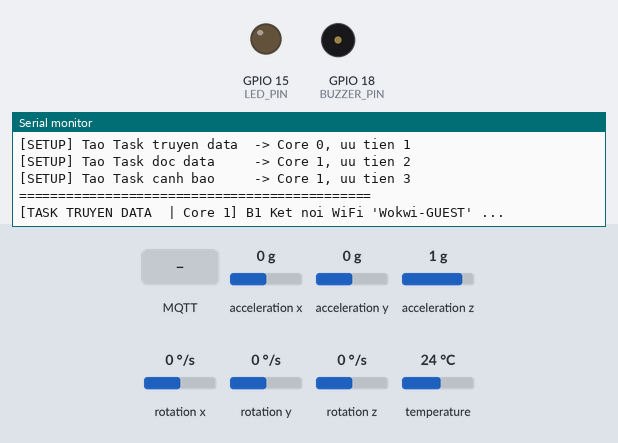
The sketch below on a simulated ESP32. Parts: output pins drawn as LEDs (lit = HIGH), buzzer (waves = sounding, pin HIGH), the last lines printed to the serial monitor. Inputs (shaded band) come from the test bench; at power-on: acceleration x 0 g, acceleration y 0 g, acceleration z 1 g, rotation x 0 °/s, rotation y 0 °/s, rotation z 0 °/s, temperature 24 °C. WiFi joins after 1.5 s; servers stay silent unless stated; random numbers use the default seed unless the sketch sets one; no MQTT or app messages arrive unless stated.

Above: at 1.2 s.
1.3 s: MQTT message "ON" arrives on the first subscribed topic
At 2.6 s:
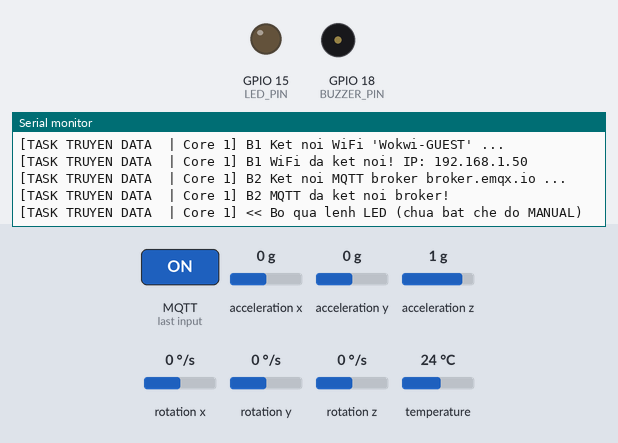
3.0 s: MQTT message "ON" arrives on the second subscribed topic
4.5 s: MQTT message "ON" arrives on the third subscribed topic
At 5.8 s:
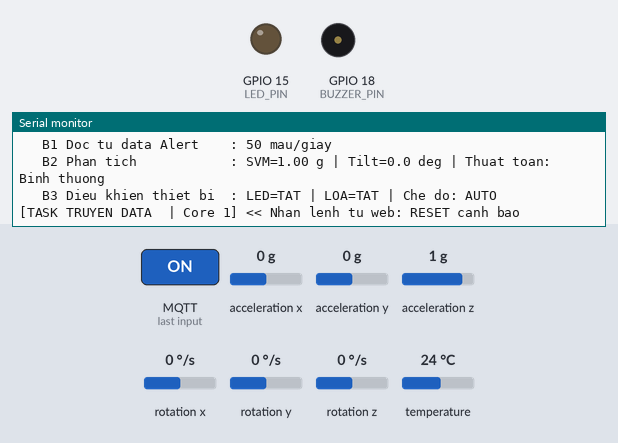

Measured:
- after the input at 1.3 s, the serial monitor: prints a new line after 0.31 s (image 1)
- after the input at 4.5 s, the serial monitor: prints a new line at once (image 2)

The sketch:

lab3_de5_code.ino
```cpp
/*
  Lab 3 - Đề 5: Fall Detection + FreeRTOS (ESP32 + MPU6050 + MQTT)

  TaskReadData (Core 1, prio 2): đọc MPU6050 mỗi 20 ms (50 Hz)
                                 -> dataAlert mỗi 20 ms, -> dataQueue mỗi 500 ms
  TaskSendData (Core 0, prio 1): WiFi + MQTT; đọc dataQueue -> publish; nhận lệnh từ web
  TaskAlert    (Core 1, prio 3): đọc dataAlert -> thuật toán té ngã -> LED / LOA

  Thứ tự in khối Serial (nối đuôi bằng binary semaphore):
     TRUYEN DATA  ->  DOC DATA  ->  CANH BAO

  [BAN SUA] Các chỗ đã sửa được đánh dấu bằng "[FIX 1]", "[FIX 2]", "[FIX 3]", "[OPT]"
*/
#include <WiFi.h>
#include <PubSubClient.h>
#include <Wire.h>
#include <stdarg.h>
#include <Adafruit_MPU6050.h>
#include <Adafruit_Sensor.h>

// ====================== 1. CẤU HÌNH ======================
#define PREFIX "lab3de5_DuongKimTungDuong_231432199"

// 1: gọi WiFi.begin() trong setup() (giống Lab 2), Task Core 0 chờ kết nối và báo trạng thái
// 0: Task truyền data tự gọi WiFi.begin() trên Core 0
#define WIFI_BEGIN_IN_SETUP 1

const char* ssid        = "Wokwi-GUEST";
const char* password    = "";
const char* mqtt_server = "broker.emqx.io";
const int   mqtt_port   = 1883;

// Topic gửi lên (publish)
const char* T_ACCEL  = PREFIX "/mpu6050/accel";
const char* T_ANGLE  = PREFIX "/mpu6050/angle";
const char* T_STATUS = PREFIX "/status";
// Topic nhận về (subscribe)
const char* T_LED    = PREFIX "/device/led";
const char* T_BUZZER = PREFIX "/device/buzzer";
const char* T_RESET  = PREFIX "/device/reset";
const char* T_MANUAL = PREFIX "/device/manual";

// Chân kết nối
#define LED_PIN    15
#define BUZZER_PIN 18
// MPU6050: SDA = GPIO21, SCL = GPIO22

// Ngưỡng thuật toán
const float IMPACT_G   = 1.8;
const float ANGLE_FALL = 60.0;
const float STILL_LOW  = 0.8;
const float STILL_HIGH = 1.2;
const unsigned long CONFIRM_MS = 3000;

// Chu kỳ
const int READ_PERIOD_MS  = 20;     // đọc cảm biến: 50 lần/giây
const int SEND_EVERY_MS   = 500;    // đưa dữ liệu vào dataQueue (publish MQTT)
const int PRINT_EVERY_MS  = 3000;   // chu kỳ in một "vòng" 3 khối Serial
const int PRINT_TIMEOUT_MS = 1500;  // quá thời gian này mà chưa tới lượt thì Task đọc tự in

// ====================== 2. CẤU TRÚC DỮ LIỆU ======================
typedef struct {
  float ax, ay, az;   // gia tốc từng trục (g)
  float svm;          // gia tốc tổng (g)
  float pitch;        // độ
  float roll;         // độ
  float tilt;         // góc so với phương thẳng đứng (độ)
} SensorData;

typedef struct {
  bool fall;        // đang cảnh báo té ngã
  bool manualMode;  // chế độ manual
  bool manualLed;
  bool manualBuzz;
  bool resetReq;
} SharedState;

SharedState shared = {false, false, false, false, false};
SemaphoreHandle_t stateMutex;    // bảo vệ biến dùng chung
SemaphoreHandle_t serialMutex;   // bảo vệ Serial

// Cờ hiệu (binary semaphore) để các Task nối đuôi nhau in theo thứ tự
SemaphoreHandle_t printSendSem;   // tới lượt Task truyền data in
SemaphoreHandle_t printReadSem;   // tới lượt Task đọc data in
SemaphoreHandle_t printAlertSem;  // tới lượt Task cảnh báo in

QueueHandle_t dataQueue;   // Task đọc -> Task truyền (MQTT)
QueueHandle_t dataAlert;   // Task đọc -> Task cảnh báo

enum FallState { IDLE, IMPACT_WAIT };

WiFiClient espClient;
PubSubClient client(espClient);
Adafruit_MPU6050 mpu;

// Thống kê của Task truyền data
SensorData sendLast;
bool sendHaveData = false;
int  sendCntRecv = 0, sendCntPub = 0;
unsigned long sendLastPrint = 0;

// In Serial an toàn: mỗi lần gọi là một khối liền nhau
void logPrint(const char* fmt, ...) {
  char buf[640];
  va_list args;
  va_start(args, fmt);
  vsnprintf(buf, sizeof(buf), fmt, args);
  va_end(args);
  xSemaphoreTake(serialMutex, portMAX_DELAY);
  Serial.print(buf);
  xSemaphoreGive(serialMutex);
}

// Gửi vào queue; nếu đầy thì bỏ mẫu cũ nhất. Trả về false nếu phải bỏ mẫu cũ.
bool sendLatest(QueueHandle_t q, const SensorData* d) {
  if (xQueueSend(q, d, 0) == pdTRUE) return true;
  SensorData tmp;
  xQueueReceive(q, &tmp, 0);
  xQueueSend(q, d, 0);
  return false;
}

// Số mẫu/giây theo thời gian thực tế
int ratePerSec(int cnt, unsigned long elapsedMs) {
  if (elapsedMs == 0) elapsedMs = 1;
  return (int)((cnt * 1000UL + elapsedMs / 2) / elapsedMs);
}

// ====================== LOA (BUZZER) ======================
#define BUZZ_FREQ 2000
#define BUZZ_CH   0

void buzzerInit() {
#if ESP_ARDUINO_VERSION_MAJOR >= 3
  ledcAttach(BUZZER_PIN, BUZZ_FREQ, 8);
#else
  ledcSetup(BUZZ_CH, BUZZ_FREQ, 8);
  ledcAttachPin(BUZZER_PIN, BUZZ_CH);
#endif
}
void buzzerOn() {
#if ESP_ARDUINO_VERSION_MAJOR >= 3
  ledcWriteTone(BUZZER_PIN, BUZZ_FREQ);
#else
  ledcWriteTone(BUZZ_CH, BUZZ_FREQ);
#endif
}
void buzzerOff() {
#if ESP_ARDUINO_VERSION_MAJOR >= 3
  ledcWriteTone(BUZZER_PIN, 0);
#else
  ledcWriteTone(BUZZ_CH, 0);
#endif
}

// ====================== KHỐI IN CỦA TASK TRUYỀN DATA ======================
void printSendBlock() {
  unsigned long now = millis();
  unsigned long el = now - sendLastPrint;
  sendLastPrint = now;

  logPrint("\n[TASK TRUYEN DATA  | Core %d] ------------------------------\n"
           "   B1 Ket noi WiFi         : %s\n"
           "   B2 Ket noi MQTT broker  : %s\n"
           "   B3 Doc tu data Queue    : %d mau/giay\n",
           (int)xPortGetCoreID(),
           WiFi.status() == WL_CONNECTED ? "Da ket noi" : "Chua ket noi",
           client.connected() ? "Da ket noi" : "Chua ket noi",
           ratePerSec(sendCntRecv, el));
  if (sendHaveData) {
    logPrint("   B4 Gui len MQTT         : accel=%.2f g | angle=%.1f deg (%d ban tin / %lu giay)\n",
             sendLast.svm, sendLast.tilt, sendCntPub, (el + 500) / 1000);
  } else {
    logPrint("   B4 Gui len MQTT         : chua co du lieu\n");
  }
  sendCntRecv = 0; sendCntPub = 0;
}

// Nếu tới lượt thì in khối của Task truyền data, rồi chuyển lượt cho Task đọc data
void servicePrintSend() {
  if (xSemaphoreTake(printSendSem, 0) == pdTRUE) {
    printSendBlock();
    xSemaphoreGive(printReadSem);
  }
}

// ====================== 3. TASK ĐỌC DATA (Core 1) ======================
void TaskReadData(void* pv) {
  SensorData d;
  sensors_event_t a, g, temp;
  TickType_t lastWake = xTaskGetTickCount();
  unsigned long lastSend = 0, lastPrint = millis(), reqTime = 0;
  bool printPending = false;
  int cntQueue = 0, cntAlert = 0, dropQueue = 0, dropAlert = 0;

  for (;;) {
    // B1: đọc cảm biến
    mpu.getEvent(&a, &g, &temp);
    float ax = a.acceleration.x, ay = a.acceleration.y, az = a.acceleration.z;  // m/s^2

    // B2: tính gia tốc tổng và góc nghiêng
    d.ax = ax / 9.80665;
    d.ay = ay / 9.80665;
    d.az = az / 9.80665;
    d.svm   = sqrt(ax * ax + ay * ay + az * az) / 9.80665;
    d.pitch = atan2(ax, sqrt(ay * ay + az * az)) * 180.0 / PI;
    d.roll  = atan2(ay, az) * 180.0 / PI;
    d.tilt  = atan2(sqrt(ax * ax + ay * ay), az) * 180.0 / PI;

    // B5: gửi vào data Alert (mỗi 20 ms)
    cntAlert++;
    if (!sendLatest(dataAlert, &d)) dropAlert++;

    unsigned long now = millis();

    // B4: gửi vào data Queue (mỗi 500 ms)
    if (now - lastSend >= SEND_EVERY_MS) {
      lastSend = now;
      cntQueue++;
      if (!sendLatest(dataQueue, &d)) dropQueue++;
    }

    // Giữ nhịp: tới giờ thì phát lệnh cho Task truyền data in trước
    if (!printPending && now - lastPrint >= PRINT_EVERY_MS) {
      printPending = true;
      reqTime = now;
      xSemaphoreGive(printSendSem);
    }

    // B3: tới lượt (Task truyền data đã in xong) hoặc quá thời gian chờ -> in khối của Task đọc
    if (printPending) {
      bool myTurn = (xSemaphoreTake(printReadSem, 0) == pdTRUE);
      bool timeout = (now - reqTime > PRINT_TIMEOUT_MS);
      if (myTurn || timeout) {
        if (timeout && !myTurn) xSemaphoreTake(printSendSem, 0);   // huỷ lệnh cũ chưa ai nhận

        unsigned long el = now - lastPrint;
        lastPrint = now;
        logPrint("\n[TASK DOC DATA     | Core %d] ------------------------------\n"
                 "   B1 Doc cam bien MPU6050 : X=%.2f | Y=%.2f | Z=%.2f (g)\n"
                 "   B2 Tinh gia toc, goc    : SVM=%.2f g | Pitch=%.1f | Roll=%.1f | Tilt=%.1f (deg)\n"
                 "   B3 Hien thi Serial      : chinh la khung nay\n"
                 "   B4 Gui vao data Queue   : %d mau/giay  -> %s\n"
                 "   B5 Gui vao data Alert   : %d mau/giay -> %s\n",
                 (int)xPortGetCoreID(),
                 d.ax, d.ay, d.az,
                 d.svm, d.pitch, d.roll, d.tilt,
                 ratePerSec(cntQueue, el), dropQueue ? "DAY, bo mau cu" : "OK",
                 ratePerSec(cntAlert, el), dropAlert ? "DAY, bo mau cu" : "OK");
        cntQueue = cntAlert = dropQueue = dropAlert = 0;
        printPending = false;
        xSemaphoreGive(printAlertSem);   // chuyển lượt cho Task cảnh báo
      }
    }

    vTaskDelayUntil(&lastWake, pdMS_TO_TICKS(READ_PERIOD_MS));
  }
}

// ====================== 4. TASK CẢNH BÁO (Core 1) ======================
// B1: va chạm mạnh (SVM > IMPACT_G)
// B2: chờ CONFIRM_MS
// B3: góc nghiêng > ANGLE_FALL và nằm yên (SVM ~ 1g) -> TÉ NGÃ
void TaskAlert(void* pv) {
  SensorData d;
  d.svm = 1.0; d.tilt = 0.0;
  FallState st = IDLE;
  unsigned long impactTime = 0, lastBlink = 0, lastPrint = millis();
  bool blinkState = false;
  bool fall = false, mLed = false, mBuzz = false, mMode = false;
  bool ledOn = false, buzzOn = false;
  int cntRecv = 0;

  for (;;) {
    if (xQueueReceive(dataAlert, &d, pdMS_TO_TICKS(200)) == pdTRUE) {
      cntRecv++;

      // Đọc trạng thái dùng chung
      bool rst;
      xSemaphoreTake(stateMutex, portMAX_DELAY);
      fall = shared.fall; mLed = shared.manualLed; mBuzz = shared.manualBuzz;
      mMode = shared.manualMode;
      rst = shared.resetReq; shared.resetReq = false;
      xSemaphoreGive(stateMutex);

      if (rst) st = IDLE;

      // Thuật toán phát hiện té ngã
      if (!fall) {
        if (st == IDLE) {
          if (d.svm > IMPACT_G) {
            st = IMPACT_WAIT;
            impactTime = millis();
            logPrint("\n[TASK CANH BAO     | Core %d] >> Phat hien va cham: %.2f g -> cho %lu ms de xac nhan...\n",
                     (int)xPortGetCoreID(), d.svm, CONFIRM_MS);
          }
        } else {  // IMPACT_WAIT
          if (millis() - impactTime >= CONFIRM_MS) {
            if (d.tilt > ANGLE_FALL && d.svm > STILL_LOW && d.svm < STILL_HIGH) {
              fall = true;
              xSemaphoreTake(stateMutex, portMAX_DELAY);
              shared.fall = true;
              xSemaphoreGive(stateMutex);
              logPrint("\n[TASK CANH BAO     | Core %d] >> !!! TE NGA !!! (Tilt = %.1f deg, SVM = %.2f g)\n",
                       (int)xPortGetCoreID(), d.tilt, d.svm);
            } else {
              logPrint("\n[TASK CANH BAO     | Core %d] >> Bao dong gia, bo qua (Tilt = %.1f deg, SVM = %.2f g)\n",
                       (int)xPortGetCoreID(), d.tilt, d.svm);
            }
            st = IDLE;
          }
        }
      }

      // Điều khiển LED / LOA
      unsigned long now = millis();
      if (now - lastBlink >= 300) { lastBlink = now; blinkState = !blinkState; }

      // Khi bật MANUAL: người dùng toàn quyền điều khiển LED/LOA bằng nút Bật/Tắt
      // (callback đã chuyển trạng thái báo động đang kêu thành lệnh "Bật" lúc vào Manual)
      if (mMode) {
        ledOn  = mLed;
        buzzOn = mBuzz;
      } else {                            // AUTO: cảnh báo tự động khi té ngã
        ledOn  = fall && blinkState;
        buzzOn = fall;
      }

      digitalWrite(LED_PIN, ledOn ? HIGH : LOW);
      if (buzzOn) buzzerOn(); else buzzerOff();
    }

    // Tới lượt (Task đọc data đã in xong) -> in khối của Task cảnh báo
    if (xSemaphoreTake(printAlertSem, 0) == pdTRUE) {
      unsigned long now2 = millis();
      unsigned long el = now2 - lastPrint;
      lastPrint = now2;
      const char* stStr = fall ? "TE NGA !!!"
                        : (st == IMPACT_WAIT ? "Da co va cham, dang cho xac nhan" : "Binh thuong");
      logPrint("\n[TASK CANH BAO     | Core %d] ------------------------------\n"
               "   B1 Doc tu data Alert    : %d mau/giay\n"
               "   B2 Phan tich            : SVM=%.2f g | Tilt=%.1f deg | Thuat toan: %s\n"
               "   B3 Dieu khien thiet bi  : LED=%s | LOA=%s | Che do: %s\n",
               (int)xPortGetCoreID(),
               ratePerSec(cntRecv, el),
               d.svm, d.tilt, stStr,
               ledOn ? "BAT" : "TAT", buzzOn ? "BAT" : "TAT",
               mMode ? "MANUAL" : "AUTO");
      cntRecv = 0;
    }
  }
}

// ====================== 5. TASK TRUYỀN DATA (Core 0) ======================
void callback(char* topic, byte* payload, unsigned int length) {
  String msg;
  for (unsigned int i = 0; i < length; i++) msg += (char)payload[i];

  String t = String(topic);
  bool on = (msg == "ON");
  bool ignored = false;
  bool wasFall = false;
  bool justEnteredManual = false;

  xSemaphoreTake(stateMutex, portMAX_DELAY);
  if (t == T_MANUAL) {
    // [FIX 3] Chỉ gán LED/LOA theo trạng thái té ngã khi VỪA chuyển từ Auto sang Manual.
    //         Nếu đã ở Manual rồi (web gửi lại MANUAL ON để đồng bộ sau khi mất mạng)
    //         thì giữ nguyên LED/LOA, tránh bật lại một nhịp.
    bool wasManual = shared.manualMode;
    shared.manualMode = on;
    wasFall = shared.fall;
    if (on) {
      if (!wasManual) {
        shared.manualLed  = shared.fall;
        shared.manualBuzz = shared.fall;
        justEnteredManual = true;
      }
    } else {
      shared.manualLed  = false;
      shared.manualBuzz = false;
    }
  } else if (t == T_LED) {
    if (shared.manualMode) shared.manualLed = on; else ignored = true;
  } else if (t == T_BUZZER) {
    if (shared.manualMode) shared.manualBuzz = on; else ignored = true;
  } else if (t == T_RESET) {
    shared.fall = false; shared.manualMode = false;
    shared.manualLed = false; shared.manualBuzz = false;
    shared.resetReq = true;
  }
  xSemaphoreGive(stateMutex);

  int core = (int)xPortGetCoreID();
  if (t == T_RESET) {
    client.publish(T_STATUS, "NORMAL", true);
    logPrint("\n[TASK TRUYEN DATA  | Core %d] << Nhan lenh tu web: RESET canh bao\n", core);
  } else if (t == T_MANUAL) {
    logPrint("\n[TASK TRUYEN DATA  | Core %d] << Nhan lenh tu web: che do MANUAL %s%s\n",
             core, on ? "BAT" : "TAT (tro ve tu dong)",
             (justEnteredManual && wasFall) ? " (dang te nga: LED/LOA van keu, bam Tat de tat)" : "");
  } else if (ignored) {
    logPrint("\n[TASK TRUYEN DATA  | Core %d] << Bo qua lenh %s (chua bat che do MANUAL)\n",
             core, t == T_LED ? "LED" : "LOA");
  } else {
    logPrint("\n[TASK TRUYEN DATA  | Core %d] << Nhan lenh tu web: %s = %s\n",
             core, t == T_LED ? "LED" : "LOA", msg.c_str());
  }
}

// doBegin = true: gọi WiFi.begin() rồi chờ; false: chỉ chờ (đã gọi begin ở setup)
void connectWifi(bool doBegin) {
  int core = (int)xPortGetCoreID();
  logPrint("\n[TASK TRUYEN DATA  | Core %d] B1 Ket noi WiFi '%s' ...\n", core, ssid);
  if (doBegin) WiFi.begin(ssid, password);

  unsigned long t0 = millis();
  while (WiFi.status() != WL_CONNECTED) {
    vTaskDelay(pdMS_TO_TICKS(500));
    servicePrintSend();                       // vẫn in khối khi tới lượt, dù đang chờ WiFi
    if (millis() - t0 >= 5000) {
      t0 = millis();
      logPrint("[TASK TRUYEN DATA  | Core %d] B1 Van dang cho WiFi... (status=%d)\n",
               core, WiFi.status());
    }
  }
  logPrint("[TASK TRUYEN DATA  | Core %d] B1 WiFi da ket noi! IP: %s\n",
           core, WiFi.localIP().toString().c_str());
}

void connectMqtt() {
  int core = (int)xPortGetCoreID();
  while (!client.connected()) {
    logPrint("[TASK TRUYEN DATA  | Core %d] B2 Ket noi MQTT broker %s ...\n", core, mqtt_server);
    String clientId = "ESP32Fall-" + String(random(0, 0xffff), HEX);
    if (client.connect(clientId.c_str())) {
      logPrint("[TASK TRUYEN DATA  | Core %d] B2 MQTT da ket noi broker!\n", core);
      client.subscribe(T_LED);
      client.subscribe(T_BUZZER);
      client.subscribe(T_RESET);
      client.subscribe(T_MANUAL);

      // [FIX 1] Gửi đúng trạng thái hiện tại thay vì luôn "NORMAL",
      //         tránh ghi đè FALL khi kết nối lại lúc đang báo động.
      xSemaphoreTake(stateMutex, portMAX_DELAY);
      bool f = shared.fall;
      xSemaphoreGive(stateMutex);
      client.publish(T_STATUS, f ? "FALL" : "NORMAL", true);
    } else {
      logPrint("[TASK TRUYEN DATA  | Core %d] B2 MQTT that bai (rc=%d), thu lai sau 2 giay\n",
               core, client.state());
      vTaskDelay(pdMS_TO_TICKS(2000));
      servicePrintSend();
    }
  }
}

void TaskSendData(void* pv) {
  SensorData d;
  char buf[16];
  bool lastFall = false;
  bool firstWifi = true;
  sendLastPrint = millis();

  client.setServer(mqtt_server, mqtt_port);
  client.setCallback(callback);
  client.setKeepAlive(5);          // [OPT] phát hiện mất kết nối broker nhanh hơn
  WiFi.setAutoReconnect(true);     // [OPT] tự nối lại WiFi khi rớt

  for (;;) {
    // B1: WiFi
    if (WiFi.status() != WL_CONNECTED) {
      bool doBegin = firstWifi ? (WIFI_BEGIN_IN_SETUP == 0) : true;
      firstWifi = false;
      connectWifi(doBegin);
    }
    // B2: MQTT
    if (!client.connected()) connectMqtt();
    client.loop();

    // Gửi trạng thái lên web khi có thay đổi
    xSemaphoreTake(stateMutex, portMAX_DELAY);
    bool fall = shared.fall;
    xSemaphoreGive(stateMutex);
    // [FIX 2] Chỉ cập nhật lastFall khi publish thành công; nếu thất bại (mất mạng)
    //         vòng sau sẽ thử gửi lại.
    if (fall != lastFall) {
      if (client.publish(T_STATUS, fall ? "FALL" : "NORMAL", true)) lastFall = fall;
    }

    // B3: đọc data Queue, B4: publish MQTT
    if (xQueueReceive(dataQueue, &d, pdMS_TO_TICKS(50)) == pdTRUE) {
      sendCntRecv++;
      sendHaveData = true;
      sendLast = d;
      dtostrf(d.svm, 1, 2, buf);  client.publish(T_ACCEL, buf);
      dtostrf(d.tilt, 1, 1, buf); client.publish(T_ANGLE, buf);
      sendCntPub += 2;
    }

    // Tới lượt thì in khối của Task truyền data
    servicePrintSend();
  }
}

// ====================== SETUP / LOOP ======================
void setup() {
  Serial.begin(115200);
  serialMutex = xSemaphoreCreateMutex();
  stateMutex  = xSemaphoreCreateMutex();
  printSendSem  = xSemaphoreCreateBinary();
  printReadSem  = xSemaphoreCreateBinary();
  printAlertSem = xSemaphoreCreateBinary();

  pinMode(LED_PIN, OUTPUT);
  buzzerInit();

  logPrint("\n========== KHOI DONG HE THONG RTOS ==========\n");

  Wire.begin(21, 22);
  if (!mpu.begin()) {
    logPrint("[SETUP] Khong tim thay MPU6050!\n");
    while (1) delay(10);
  }
  mpu.setAccelerometerRange(MPU6050_RANGE_8_G);
  mpu.setGyroRange(MPU6050_RANGE_500_DEG);
  mpu.setFilterBandwidth(MPU6050_BAND_21_HZ);
  logPrint("[SETUP] MPU6050 san sang\n");

#if WIFI_BEGIN_IN_SETUP
  WiFi.begin(ssid, password);
  logPrint("[SETUP] Bat dau ket noi WiFi (Task truyen data tren Core 0 se cho ket noi)\n");
#endif

  dataQueue = xQueueCreate(10, sizeof(SensorData));
  dataAlert = xQueueCreate(10, sizeof(SensorData));
  logPrint("[SETUP] Tao hang doi 'data Queue' (10 phan tu) : %s\n", dataQueue ? "OK" : "LOI");
  logPrint("[SETUP] Tao hang doi 'data Alert' (10 phan tu) : %s\n", dataAlert ? "OK" : "LOI");
  logPrint("[SETUP] Thu tu in Serial: TRUYEN DATA -> DOC DATA -> CANH BAO (dong bo bang semaphore)\n");

  //                        hàm           tên     stack prio handle core
  xTaskCreatePinnedToCore(TaskSendData, "Send",  8192, NULL, 1, NULL, 0);
  logPrint("[SETUP] Tao Task truyen data  -> Core 0, uu tien 1\n");
  xTaskCreatePinnedToCore(TaskReadData, "Read",  6144, NULL, 2, NULL, 1);
  logPrint("[SETUP] Tao Task doc data     -> Core 1, uu tien 2\n");
  xTaskCreatePinnedToCore(TaskAlert,    "Alert", 6144, NULL, 3, NULL, 1);
  logPrint("[SETUP] Tao Task canh bao     -> Core 1, uu tien 3\n");
  logPrint("=============================================\n");
}

void loop() {
  vTaskDelete(NULL);   // mọi việc đã do 3 Task đảm nhiệm
}
```
